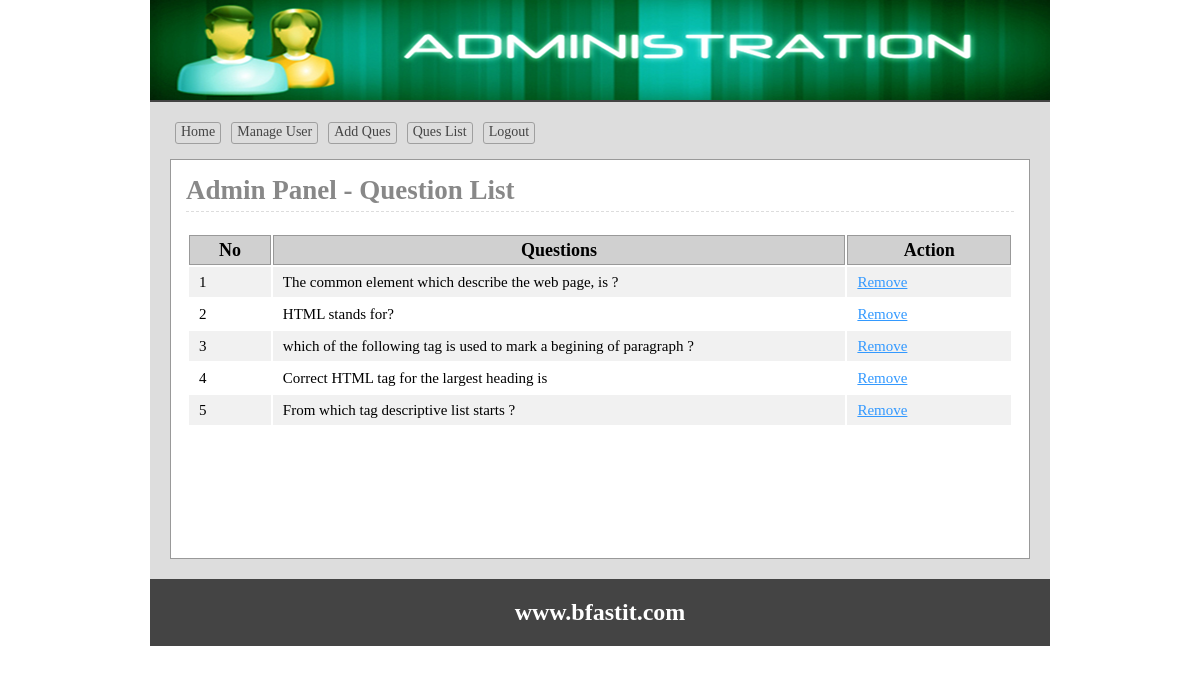
/admin/queslist.php (signed in), run on the app's committed database.
### tables this page shows
CREATE TABLE `tbl_ques` (
  `id` int(11) NOT NULL,
  `quesNo` int(11) NOT NULL,
  `ques` text NOT NULL
);

### lib/Database.php (called while the page is built, shortened)
<?php
Class Database{
	public $host   = DB_HOST;
	public $user   = DB_USER;
	public $pass   = DB_PASS;
	public $dbname = DB_NAME;
	public $link;
	private function connectDB(){
	$this->link = new mysqli($this->host, $this->user, $this->pass, $this->dbname);
 }
	public function select($query){
		$result = $this->link->query($query) or die($this->link->error.__LINE__);
		if($result->num_rows > 0){
			return $result;
		} else {
			return false;
		}
	}
}

### classes/Exam.php (called while the page is built, shortened)
<?php
    $filepath = realpath(dirname(__FILE__));
	include_once ($filepath.'/../lib/Database.php');
class Exam {
	private $db;
	public function __construct(){
		$this->db = new Database();
	}
	public function getQueByOrder(){
		$query = "SELECT * FROM tbl_ques ORDER BY quesNo ASC";
		$result = $this->db->select($query);
		return $result;
	}
	}
?>

### admin/queslist.php (the view, shortened to what this page needs)
<?php
    $filepath = realpath(dirname(__FILE__));
	include_once ($filepath.'/inc/header.php');
	include_once ($filepath.'/../classes/Exam.php');
	$exm = new Exam();
?>
<div class="main">
	<h1>Admin Panel - Question List</h1>
	<div class="quelist">
		<table class="tblone">
			<tr>
				<th width="10%">No</th>
				<th width="70%">Questions</th>
				<th width="20%">Action</th>
			</tr>
<?php
	$getData = $exm->getQueByOrder();
	if($getData){
		$i = 0;
		while($result = $getData->fetch_assoc()){
		$i++;
 ?>
			<tr>
				<td><?php echo $i;?></td>
				<td> <?php echo $result['ques']?> </td>
				<td>
				 <a onclick = "return confirm('Are You Sure to Remove')" href="?delque=<?php echo $result['quesNo']?>">Remove</a>
				</td>
			</tr>
			<?php } }?>
		</table>
	</div>
</div>
<?php include 'inc/footer.php'; ?>

### admin/css/admin.css (style rules this page uses)
* { margin:0;padding:0;outline:none }
body { font-family:verdana }
.tblone { width:100%;border:1px solid #fff;margin:20px 0 }
.tblone td { font-size: 15px; padding: 5px 10px; }
table.tblone th { background-color: #d0d0d0; border: 1px solid #999; }
table.tblone tr:nth-child(2n+1) { background:#fff;height:30px; }
table.tblone tr:nth-child(2n) { background:#f1f1f1;height:30px; }
.tblone td a { color:#3399FF; }
.main { background: #fff none repeat scroll 0 0; border: 1px solid #999; margin-top: 10px; min-height: 368px; padding: 15px; width: 828px; }
.main h1 { border-bottom: 1px dashed #ddd; color: #888; margin: 0 0 5px; padding-bottom: 5px; }

### data on the page
tbl_ques: ques "The common element which describe the web page, is ?"
tbl_ques: ques "HTML stands for?"
tbl_ques: ques "which of the following tag is used to mark a begining of paragraph ?"
tbl_ques: ques "Correct HTML tag for the largest heading is"
tbl_ques: ques "From which tag descriptive list starts ?"
